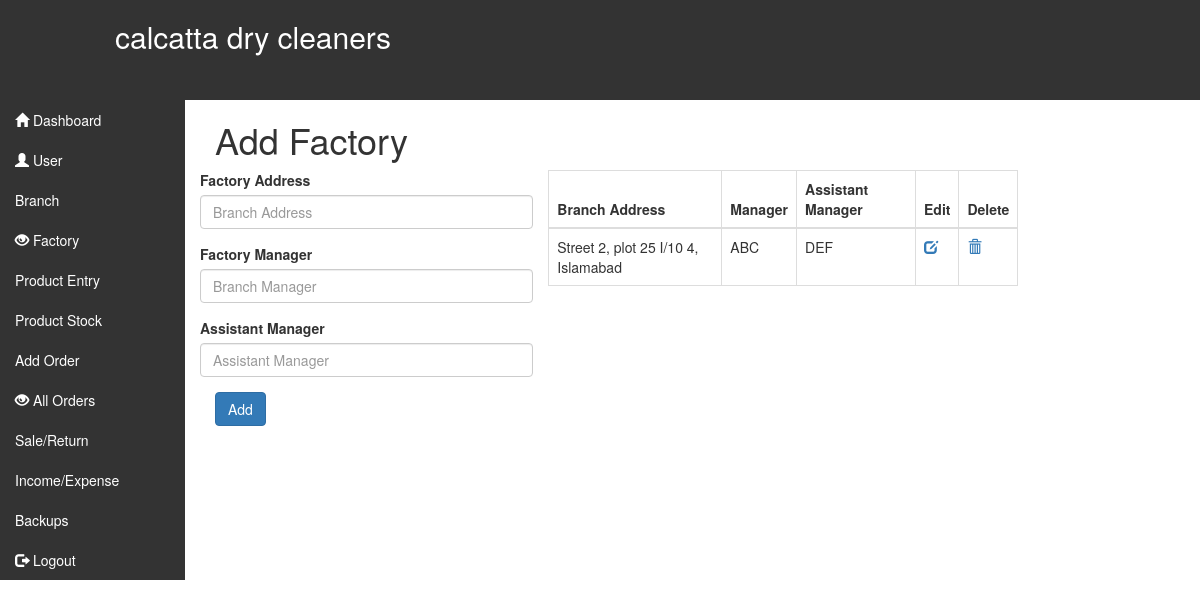
/add_factory.php (signed in), run on the app's committed database.
### tables this page shows
CREATE TABLE `factory` (
  `id` int(10) NOT NULL,
  `factory_address` varchar(100) NOT NULL,
  `factory_manager` varchar(100) NOT NULL,
  `assistant_manager` varchar(100) NOT NULL
);

### add_factory.php (the view, shortened to what this page needs)
<!DOCTYPE html>
<html>
<head>
	<?php
include 'inc/header.php';
?>
</head>
<body>
<div class="container-fluid">
	<div class="row">
		<div class="col-lg-2">
			<?php include 'sidenav.php'; ?>
		</div>
		<div class="col-lg-10">
			<h1>Add Factory</h1>
					<div class="row">
						<div class="col-lg-4">
			        <form class="form-horizontal" role="form" method="post" action="insert_factory.php">
                    		<div class="form-group">
                               <label for="inputEmail3" class="">Factory Address</label>
			                        <input type="text" class="form-control" name="factoryaddre" placeholder="Branch Address">
                    		</div>
                    		<div class="form-group">
                               <label for="inputEmail3" class="">Factory Manager</label>
			                        <input type="text" class="form-control" name="factoryman" placeholder="Branch Manager">
                    		</div>
                    		<div class="form-group">
                               <label for="inputEmail3" class="">Assistant Manager</label>
			                        <input type="text" class="form-control" name="assismanager" placeholder="Assistant Manager">
                    		</div>
							<button class="btn btn-primary">Add</button>
							</form>
						</div>
						<div class="col-lg-6">
							<table class="table table-bordered">
							    <thead>
							      <tr>
							        <th>Branch Address</th>
							        <th>Manager</th>
							        <th>Assistant Manager</th>
							        <th>Edit</th>
							        <th>Delete</th>
							      </tr>
							    </thead>
							    <tbody>
							    <?php
									$q = "SELECT * FROM `factory`";
									$qu = mysqli_query($con,$q);
									while($rows = mysqli_fetch_array($qu)){
									?>
							      <tr>
							        <td><?php echo $rows['factory_address']; ?></td>
							        <td><?php echo $rows['factory_manager']; ?></td>
							        <td><?php echo $rows['assistant_manager']; ?></td>
							        <td><a href="update_factory.php?tid=<?php echo $rows['id'];?>"><i class="glyphicon glyphicon-edit"></i></a></td>
							        <td><a href="delete_factory.php?etid=<?php echo $rows['id'];?>"><i class="glyphicon glyphicon-trash"></i></a></td>
							      </tr>
							      <?php } ?>
							    </tbody>
							  </table>
						</div>
					</div>
		</div>
	</div>
</div>
</body>
</html>

### inc/custom.css (style rules this page uses)
.col-lg-2 { padding-left: unset; }

### data on the page
factory: factory_address "Street 2, plot 25 I/10 4, Islamabad", factory_manager "ABC", assistant_manager "DEF"
